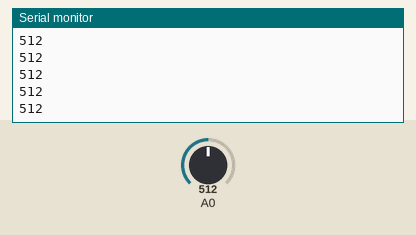
Simulated run of this sketch. Board: Arduino Uno, built with avr-gcc and run on an emulated ATmega328P. Parts: the last lines printed to the serial monitor. The test bench sets the inputs (shaded band); at power-on: A0 = 512.

Above: at 1.2 s.
1.3 s: A0 set to 716
At 1.8 s:
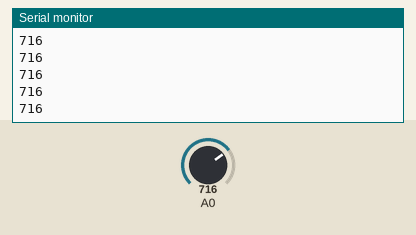
2.8 s: A0 set to 900
At 3.8 s:
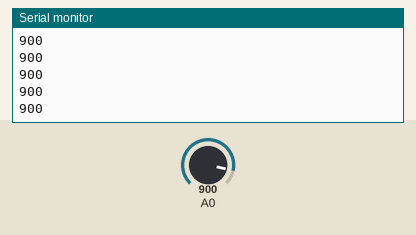
Timing chart, 0 to 5.8 s (numbered marks = the images above; inputs shaded):
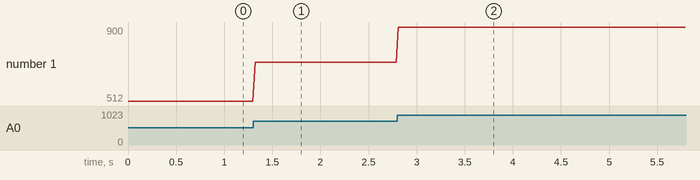

Measured:
- after the input at 1.3 s, the serial monitor: prints a new line at once (image 1)
- after the input at 2.8 s, the serial monitor: prints a new line at once (image 2)
- plotted number 1: 512 → 716 after the input at 1.3 s, 716 → 900 after the input at 2.8 s

The sketch:

ac_measurement.ino
```cpp
const int SampleCount = 300;  // At 8900 samples per second, about 2 cycles of 60 Hz.
int Samples[SampleCount];


void setup()
{
  Serial.begin(115200);
}


void loop() {
  Serial.println(analogRead(A0));
  delay(21);
}
```
